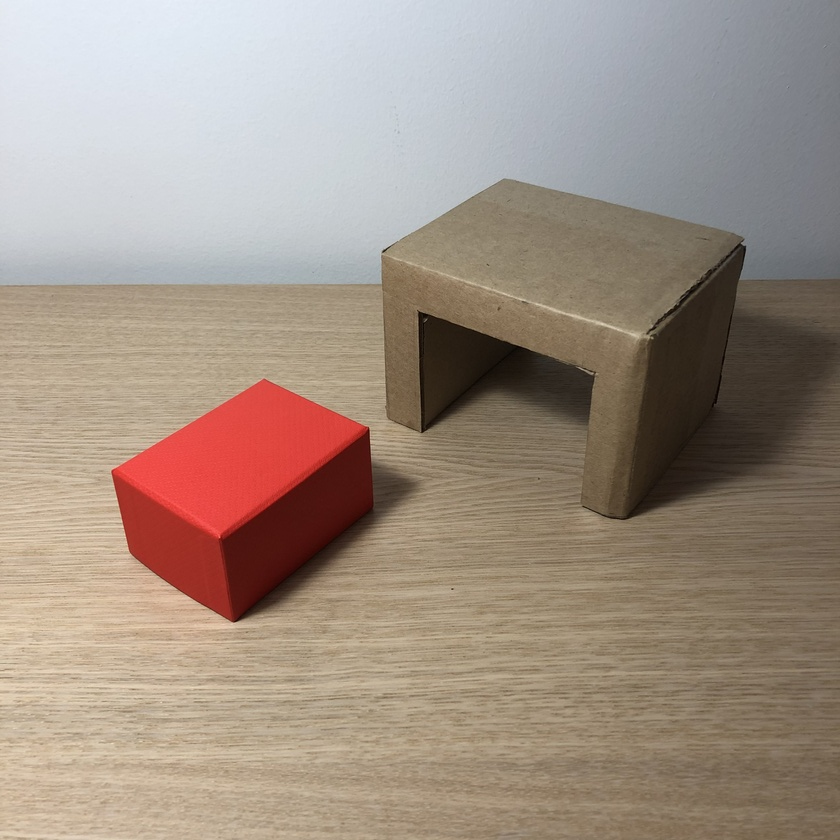
#> input picture test1.jpg, 840 x 840 px, shrunk from 3024 x 3024 before the run, found by its file name
$ jupyter execute --allow-errors main.ipynb   (older library calls are emulated)
#> lines starting #> are read from the running program, lines starting #| are printed output that depends on the picture; after the words box and inside, x2 and y2 are one past the last pixel; in counts of white or black regions, pixels touching at a corner belong together
[cell 1]
import matplotlib.pyplot as plt
import numpy as np
import cv2

from imageio import imread, imsave
from skimage.color import rgb2gray
from skimage.feature import canny
from skimage.filters import sobel, gaussian
from skimage.measure import label, regionprops
from skimage.morphology import convex_hull_image

# Общий план работы

1. Определить главные точки арки

2. Определить главные точки красной коробки

3. По главным точкам сделать вывод о том, пройдет ли коробка под арку

# 1. Главыне точки арки
Главные точки арки, показаны на картинке

Для их определения воспользуемся алгоритмом распознавания особых точек.
1. В файле ... хранятся несколько заранее подготовленных шаблонов арки, где выделены нужные точки, а так же посчитаны их дескрипторы
2. По входной картинке с помощью детектора ORB определяются особые точки их десрипторы
3. Дескрипторы точек сопоставлются с десрипторомами точек на шаблоне
4. Находится гомеоморфное преобразование точек шаблона в точки на изображении
5. Так прогоняется по всем шаблонам и выбирается лучший результат

После выполнения данного шага у нас имеются оординаты точек, отмеченных на рисунке

[cell 2]
path_to_image = 'test1.JPG'

[cell 3]
# подготовка темплейтов
path_to_templates = 'templates.pkl'
import pickle
with open(path_to_templates, 'rb') as fp:
#> (reads templates.pkl from the repository)
    data = pickle.load(fp)

#> (the rest of this cell did not finish here and is left out)

[cell 4]
# подготовка данных изображения

# считываем изображение
img = cv2.imread(path_to_image)
#> img is the input picture: shape (840, 840, 3); mean B, G, R 132.1, 144.6, 160.3
img_gray = cv2.cvtColor(img,cv2.COLOR_BGR2GRAY)
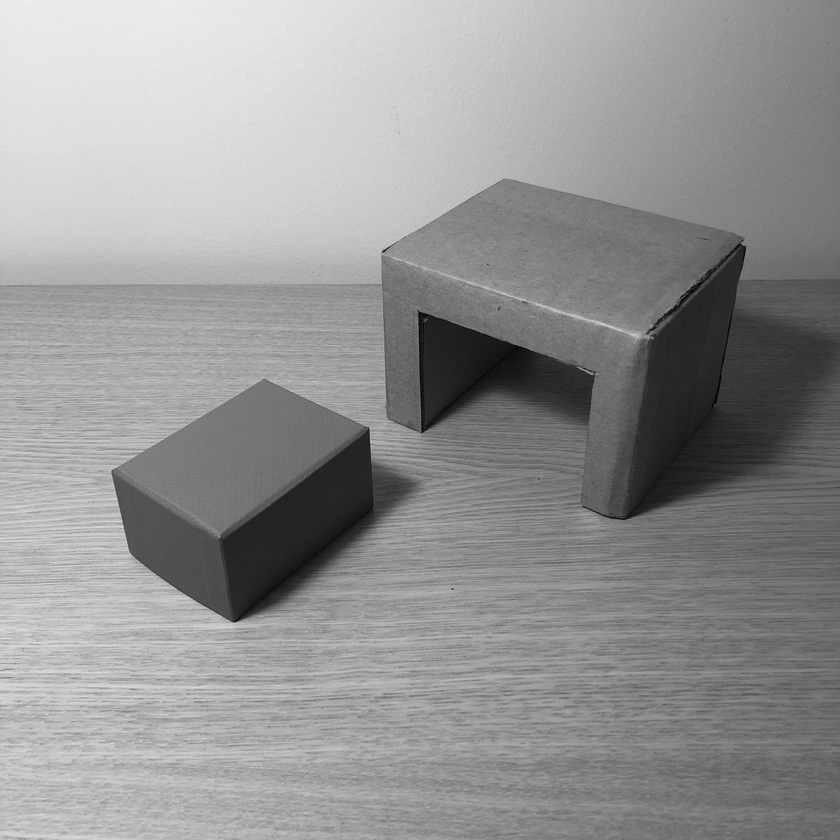
#> img_gray: shape (840, 840); min 2, max 238, mean 147.9

# находим особые точки и их дескрипторы
orb = cv2.ORB_create()
kp, des = orb.detectAndCompute(img_gray, None)
#> kp = 436 keypoints; strongest (x, y, size): (383, 251, 31), (368, 430, 37.2), (419, 313, 31), (421, 432, 31)

[cell 5]
best_template = ''
min_distance = 10000

bf = cv2.BFMatcher(cv2.NORM_HAMMING, crossCheck=True)
for elem in data:
    point_template = data[elem]['points']
    key_point_template = data[elem]['kp']
    des_template = data[elem]['des']

    # Match descriptors.
    matches = bf.match(des_template, des)

    # Sort them in the order of their distance.
    matches = sorted(matches, key = lambda x:x.distance)

    distances = [elem.distance for elem in matches]

    avg_dist = sum(distances) / len(distances)
    if avg_dist < min_distance:
        min_distance = avg_dist
        best_template = elem
#> this loop made 32 passes
#> (matches, avg_dist, min_distance) on passes 1, 5, 14, 15, 16: (104 matches, 58.02, 58.02), (105 matches, 57.6, 57.6), (97 matches, 57.06, 57.06), (97 matches, 53.53, 53.53), (91 matches, 45.65, 45.65)
#> (matches, avg_dist) on passes 2, 3, 4, 6, 7, 8: (105 matches, 61.62), (99 matches, 61.45), (89 matches, 61.01), (112 matches, 64.68), (98 matches, 63.4), (92 matches, 57.83)
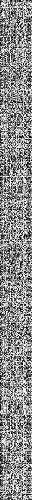
#> des_template: shape (500, 32); min 0, max 255, mean 138.8
#> after the loop, best_template = 'template_17.jpg'; min_distance = 45.65

[cell 6]
point_template = data[best_template]['points']
key_point_template = data[best_template]['kp']
#> key_point_template = 6 items
des_template = data[best_template]['des']
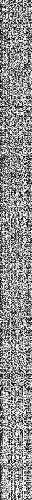
#> des_template: shape (500, 32); min 0, max 255, mean 141.7

# Match descriptors.
matches = bf.match(des_template, des)
#> matches = 91 matches

# Sort them in the order of their distance.
matches = sorted(matches, key = lambda x:x.distance)

#> (a cell that did not finish here is left out)

#> (a cell that did not finish here is left out)

[cell 9]
# изобразим полученное
plt.subplots(figsize=(15, 15))

#> (the rest of this cell did not finish here and is left out)

# 2 Главные точки коробки
Для коробки нам нужно знать по две главные точки для высоты и ширины.
На каждой картинке показаны пары точек, координаты которых нам нужно узнать (достаточно только одной пары точек)

Для определения этих точек воспользуемся следующим алгоритмом
1. На исходном изображении находим границы методом Canny
2. Находим область, где есть только красная коробка
    1. Сначала область маски подбирается по цветовым характеристикам изображения
    2. Из маски удаляется та облась, которая принадлежит арке (найденная в прошлом пункте)
    3. Применяются бинарные операции
    4. На полученном изображении область с наибольшим значением площади является областью, где содержится коробка
    5. Делаем полученную область выпуклой и расширяем ее границы (это делается, чтобы не возникло трудностей с шагом 3)
3. Берем только те границы, которые попадают в маску красной коробки
4. По границам находим линии алгоритмом Хаффа
5. Раздаляем линии на три категории в зависимости от их угла наклона: верхние, левые правые. Разные категории показаны разным цветом:

6. Далее по пересечению этих линий находим нужные пары особых точек. Линии могут распознаться не все, поэтому есть вариантивность в нахождении пар точек

[cell 10]
# нахождение границ всего изображения
def get_edges(img):
    rgb_img = rgb2gray(img)
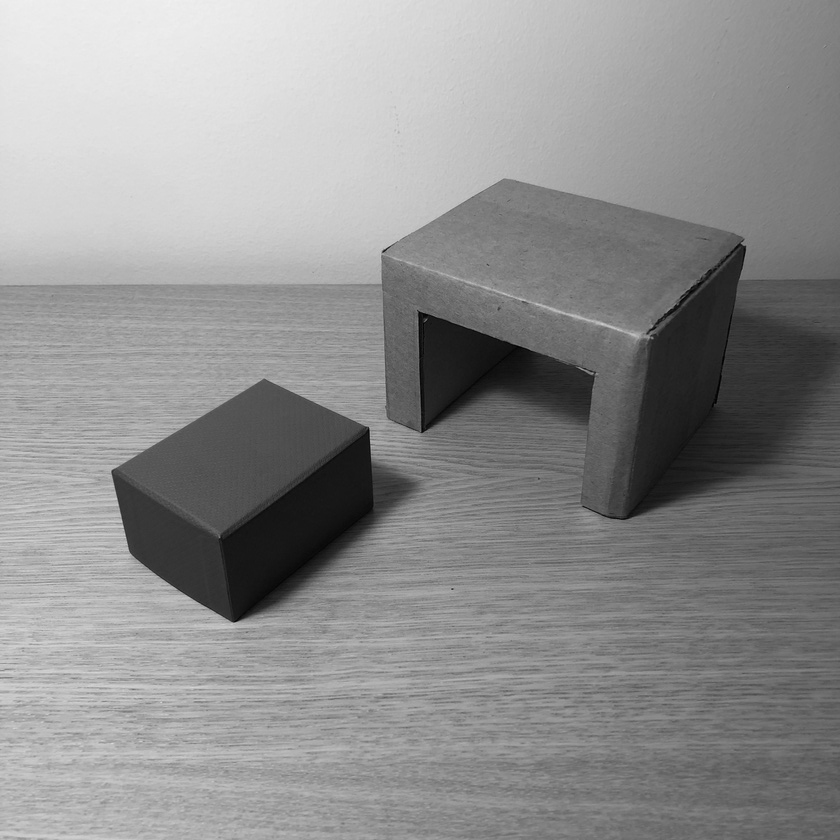
#> rgb_img: shape (840, 840) float64; min 0.00198, max 0.946, mean 0.561

    rgb_img_blur = gaussian(rgb_img, sigma=2.5, multichannel=True)
    img_edges = canny(rgb_img_blur, sigma=3, low_threshold=0.0001)
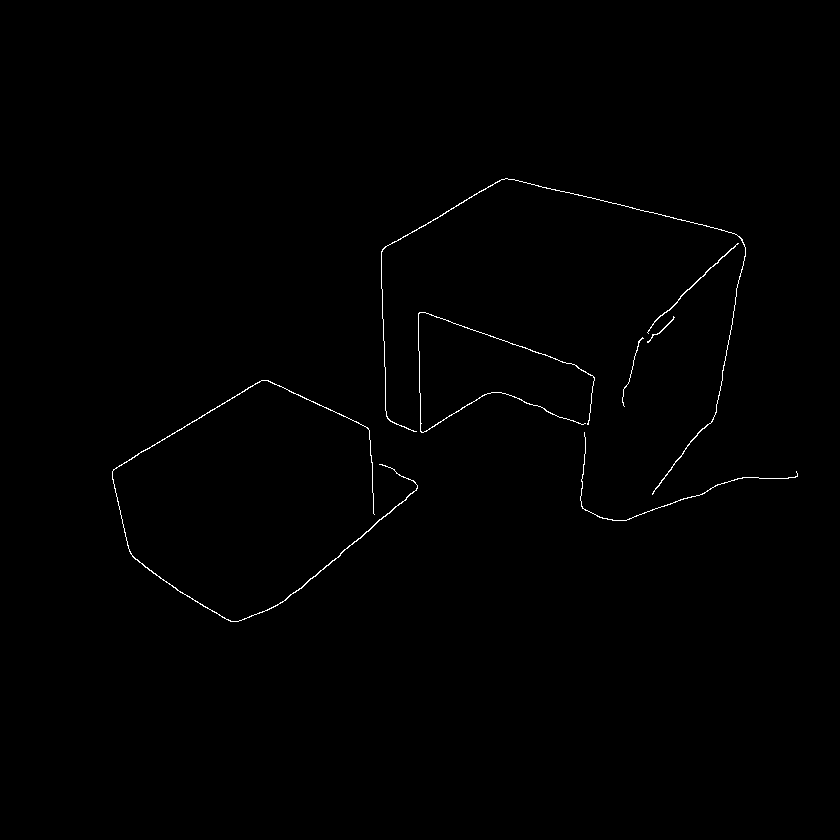
#> img_edges: shape (840, 840) bool; 0.45% white in thin lines or dots, all inside (x1, y1, x2, y2) = (112, 178, 798, 622)

    f, ax = plt.subplots(1, 2, figsize=(10, 5))
    ax[0].set_title("Source")
    ax[1].set_title("Edges")
    ax[0].imshow(img, cmap="gray")
    ax[1].imshow(img_edges, cmap="gray")
    plt.show()
#> figure, not shown here; B, G, R data is drawn as R, G, B

    return img_edges

[cell 11]
# расширение маски
# [10 lines left out: function expand_mask, not called in this run]

[cell 12]
from skimage.morphology import binary_opening, binary_closing

# нахождение области, в которой находится только красная коробка

def get_box_mask(img):
    image_gray = rgb2gray(img)
    channel = img[..., 0]
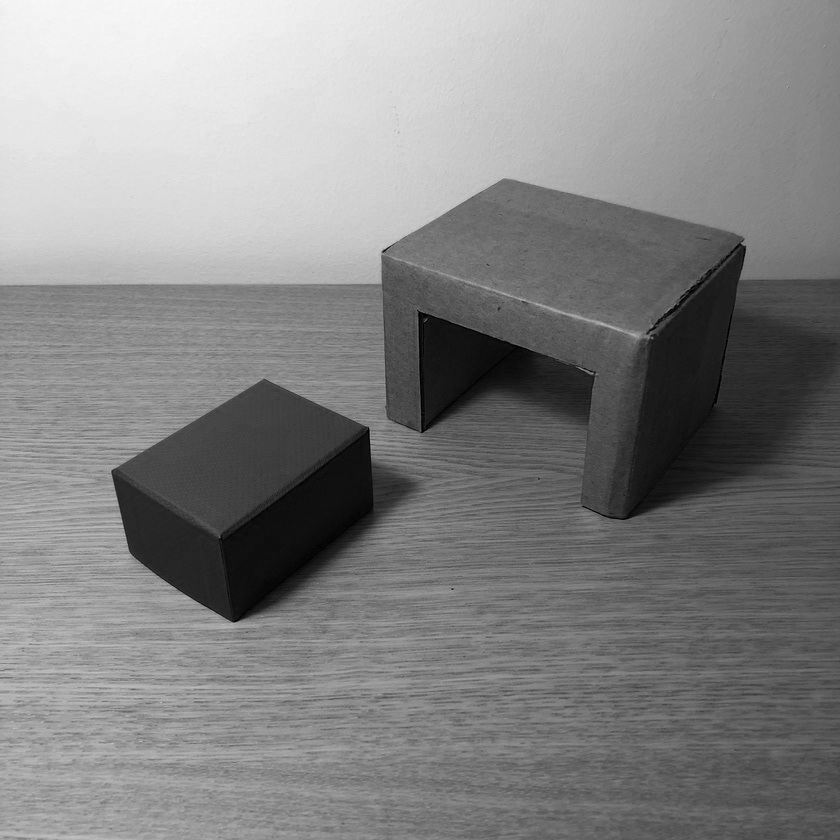
#> channel: shape (840, 840); min 0, max 249, mean 132.1

    mask = (-(image_gray - channel) <= (70))  # было подобрано исходя из цветового анализа изображения
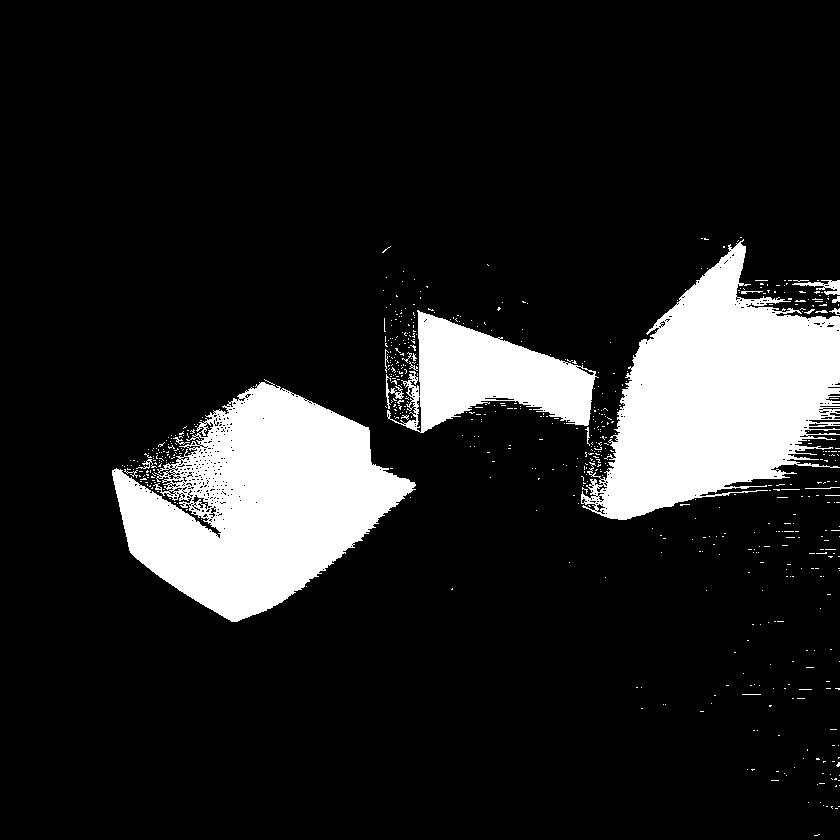
#> mask: shape (840, 840) bool; 13.6% white; 629 white regions (610 under 20 px), largest, box (x1, y1, x2, y2) and area: (112, 379, 416, 622) 40415, (581, 239, 840, 520) 40103, (387, 310, 599, 433) 12950
    mask = np.uint8(mask)*255

    cv2.fillPoly(mask, [np.int32(transform1)], 0)
    cv2.fillPoly(mask, [np.int32(transform2)], 0)
    cv2.fillPoly(mask, [np.int32(transform3)], 0)
#     f, ax = plt.subplots(1, 2, figsize=(10, 5))
#     ax[0].set_title("Source")
#     ax[1].set_title("Box region")
#     ax[0].imshow(img, cmap="gray")
#     ax[1].imshow(mask, cmap="gray")
#     plt.show()
    mask = binary_closing(mask, selem=np.ones((15, 15)))
#     f, ax = plt.subplots(1, 2, figsize=(10, 5))
#     ax[0].set_title("Source")
#     ax[1].set_title("Box region")
#     ax[0].imshow(img, cmap="gray")
#     ax[1].imshow(mask, cmap="gray")
#     plt.show()
    labels = label(mask) # разбиение маски на компоненты связности
    props = regionprops(labels) # нахождение свойств каждой области (положение центра, площадь, bbox, интервал интенсивностей и т.д.)
    areas = [prop.area for prop in props] # нас интересуют площади компонент связности
    areas = np.array(areas)
    largest_comp_id = np.array(areas).argmax()# находим номер компоненты с максимальной площадью
    mask = labels == (largest_comp_id + 1)

    mask = convex_hull_image(mask)
    mask = expand_mask(mask, 5)

    f, ax = plt.subplots(1, 2, figsize=(10, 5))
    ax[0].set_title("Source")
    ax[1].set_title("Box region")
    ax[0].imshow(img, cmap="gray")
    ax[1].imshow(mask, cmap="gray")
    plt.show()
    return mask
